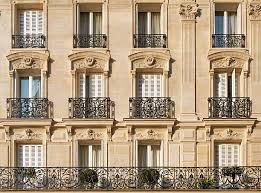
#> input picture data/inputs/front.jpeg, 261 x 193 px, found by its file name
$ python grayscale.py
#> lines starting #> are read from the running program, lines starting #| are printed output that depends on the picture
#> in main, img is the input picture: PIL image 261x193 RGB; mean R, G, B 172.8, 151.6, 125.3
"""
Module for grayscaling a RGB image with NumPy.
"""

import numpy as np
import matplotlib.pyplot as plt
from PIL import Image


def to_grayscale(img):
    """
    Function that grayscales the image.

    img -> Image.
    """

    # DEBUG
    print(f"Normal Image Shape: {img.shape}")
#| Normal Image Shape: (193, 261, 3)

    # Seperating channels
    R = img[:, :, 0]
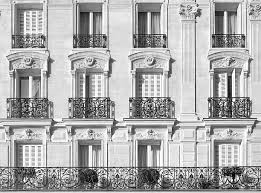
#> R: shape (193, 261); min 0, max 255, mean 172.8
    G = img[:, :, 1]
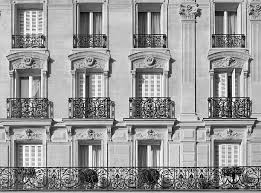
#> G: shape (193, 261); min 0, max 255, mean 151.6
    B = img[:, :, 2]
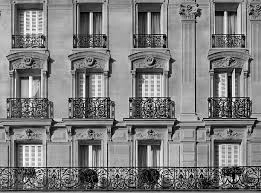
#> B: shape (193, 261); min 0, max 255, mean 125.3

    # Multiplying with channel weights then converting to 8 bit unsigned integer. (Related to human eye)
    gray = (R * 0.299) + (G * 0.587) + (B * 0.114)
    gray = np.round(gray).astype(np.uint8)

    # DEBUG
    print(f"Grayscaled Image Shape: {gray.shape}")
#| Grayscaled Image Shape: (193, 261)

    return gray


def main():
    """
    Testing the grayscale function
    """

    # Defining the filename
    FILENAME = "front.jpeg"

    # Read the image and convert it to np array
    img = Image.open(f"data/inputs/{FILENAME}")
    img = np.array(img)

    # Apply the implemented grayscaling function
    gray = to_grayscale(img)

    # Show and save the image
    plt.title("Grayscaled Image")
    plt.imshow(gray, cmap="gray")
    plt.imsave(f"data/outputs/grayscaled_{FILENAME}", gray, cmap="gray")
    print("Image saved successfully to output dir.")


if __name__ == '__main__':
    main()
